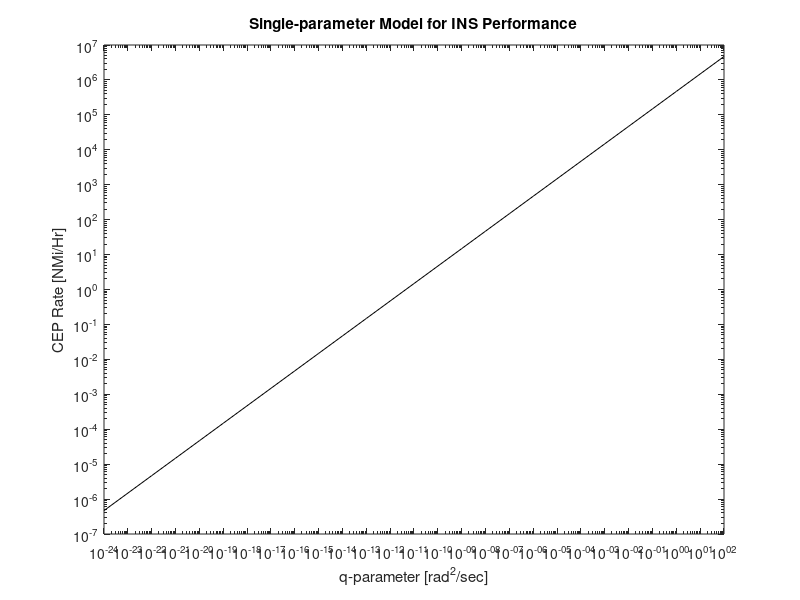

Reproduce this figure in MATLAB.
%
% A single-parameter model of horizontal INS errors is used to characterize
% CEP rate as a function of that parameter.
% 
%
clear all;
close all;
%
dt              = 1;        % time-sep
g               = 9.8;      % gravitational acceleration [m/s/s]
OmegaEarth      = 7.3e-5;   % earthrate [rad/sec]
OmegaSchuler    = 0.00124;  % Schuler frequency [rad/sec]
phi             = 40*pi/180;% latitude [rad]
%
% Dynamic coefficient matrix (FINS) and state transition matrix (PhiINS)
% for the 6-state INS horizontal error model.
%
FINS   = [0 0 1 0 0 0; 0 0 0 1 0 0; -OmegaSchuler^2 0 0 -2*sin(phi)*OmegaEarth -g 0; 0 -OmegaSchuler^2 2*sin(phi)*OmegaEarth 0 0 g; 0 0 0 0 0 0; 0 0 0 0 0 0];
PhiINS = expm(dt*FINS);
%
% Compute CEP rate as a function of the model parameter q
%
j = 0;
for log10q=-24:2,
    j       = j + 1;
    Log10q(j) = log10q;
    q(j)    = 10^log10q;
    Q       = zeros(6);
    Q(5,5)  = q(j);
    Q(6,6)  = q(j);
    P       = zeros(6);
    k       = 0;
    for t=0:dt:3600;
        k           = k + 1;
        Hr(k)       = t/3600;
        NMiCEP(j,k) = 1.177410022*sqrt(P(1,1)+P(2,2))/1852;
        %
        % There are 1852 meters per nautical mile.
        % The factor 1.177410022 for converting radial RMS to CEP
        % is exact for circular normal distributions.
        %
        P           = PhiINS*P*PhiINS' + Q;
    end;
end;
%
% CEP rate is computed from least-squares straight-line fit of CEP versus
% time over 1 hour period.
%
CEPrate = Hr*NMiCEP'/(Hr*Hr'); % least squares solution for CEP rate
%
% Plot CEP rate versus q
%
loglog(q,CEPrate,'k-');
xlabel('q-parameter [rad^2/sec]');
ylabel('CEP Rate [NMi/Hr]');
title('Single-parameter Model for INS Performance');
%
% Compute & display q-values for CEP rate= .01, .1, 1, 10, 100, 1000 NMi/Hr
%
j = 0;
for log10CEPrateX=-2:3,
    j = j + 1;
    CEPrateX(j) = 10^log10CEPrateX;
    qX(j)       = 10^interp1(log10(CEPrate),log10(q),log10CEPrateX);
    disp(['CEP Rate = ',num2str(CEPrateX(j)),'[NMi/Hr], q = ',num2str(qX(j))]);
end;
%%  
%%  M. S. Grewal, A. P. Andrews, and C. G. Bartone
%%  Global Navigation Satellite Systems, Inertial Navigation, and Integration
%%  Wiley-Interscience, 2013
%%  
